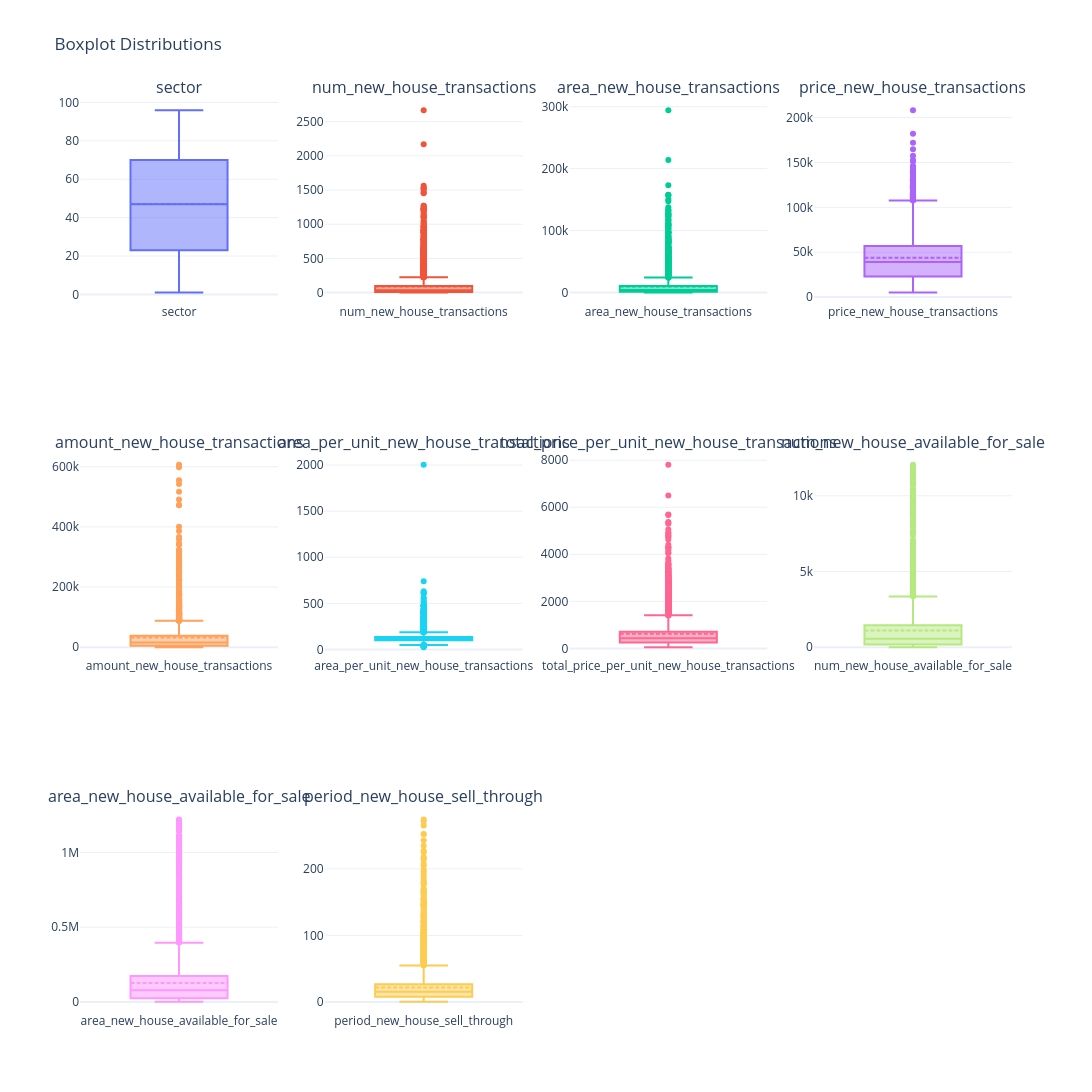

Source (notebook cell):
### Markdown cell above
> Almost distributions are right skew and have long-tailed

- Real estate market highly heterogeneous
- Long-tail transaction behavior
- Suggesting class segmentation
- Supply concentration exists
- Existence of potential outliers/mega projects 
- Like non-linear relationships

### Code cell
cols = new_trans.select_dtypes(['int64', 'float64']).columns.to_list()

# Tạo subplot
fig = sp.make_subplots(
    rows=3,
    cols=4,
    subplot_titles=cols
)

# Loop từng cột
for i, col in enumerate(cols):

    row = i // 4 + 1
    col_pos = i % 4 + 1

    data = new_trans[col].dropna()

    # Boxplot
    box = go.Box(
        y=data,
        name=col,
        boxmean=True,      # hiện mean
        showlegend=False
    )

    fig.add_trace(box, row=row, col=col_pos)

# Layout
fig.update_layout(
    height=1600,
    width=1200,
    title_text="Boxplot Distributions",
    template="plotly_white"
)

fig.show()

### Figure 1 — Plotly figure (JSON) as saved in the notebook; plotly's stock layout.template omitted (floating-point values rounded to 4 significant figures; data arrays with more than 128 entries replaced by an {"elided": "..."} marker saying what was removed)
{"data": [{"boxmean": true, "name": "sector", "showlegend": false, "type": "box", "xaxis": "x", "y": {"elided": "5433 int values"}, "yaxis": "y"}, {"boxmean": true, "name": "num_new_house_transactions", "showlegend": false, "type": "box", "xaxis": "x2", "y": {"elided": "5433 int values"}, "yaxis": "y2"}, {"boxmean": true, "name": "area_new_house_transactions", "showlegend": false, "type": "box", "xaxis": "x3", "y": {"elided": "5433 int values"}, "yaxis": "y3"}, {"boxmean": true, "name": "price_new_house_transactions", "showlegend": false, "type": "box", "xaxis": "x4", "y": {"elided": "5433 int values"}, "yaxis": "y4"}, {"boxmean": true, "name": "amount_new_house_transactions", "showlegend": false, "type": "box", "xaxis": "x5", "y": {"elided": "5433 float values"}, "yaxis": "y5"}, {"boxmean": true, "name": "area_per_unit_new_house_transactions", "showlegend": false, "type": "box", "xaxis": "x6", "y": {"elided": "5433 int values"}, "yaxis": "y6"}, {"boxmean": true, "name": "total_price_per_unit_new_house_transactions", "showlegend": false, "type": "box", "xaxis": "x7", "y": {"elided": "5433 float values"}, "yaxis": "y7"}, {"boxmean": true, "name": "num_new_house_available_for_sale", "showlegend": false, "type": "box", "xaxis": "x8", "y": {"elided": "5419 float values"}, "yaxis": "y8"}, {"boxmean": true, "name": "area_new_house_available_for_sale", "showlegend": false, "type": "box", "xaxis": "x9", "y": {"elided": "5419 float values"}, "yaxis": "y9"}, {"boxmean": true, "name": "period_new_house_sell_through", "showlegend": false, "type": "box", "xaxis": "x10", "y": {"elided": "5419 float values"}, "yaxis": "y10"}], "layout": {"annotations": [{"font": {"size": 16}, "showarrow": false, "text": "sector", "x": 0.1062, "xanchor": "center", "xref": "paper", "y": 1, "yanchor": "bottom", "yref": "paper"}, {"font": {"size": 16}, "showarrow": false, "text": "num_new_house_transactions", "x": 0.3688, "xanchor": "center", "xref": "paper", "y": 1, "yanchor": "bottom", "yref": "paper"}, {"font": {"size": 16}, "showarrow": false, "text": "area_new_house_transactions", "x": 0.6313, "xanchor": "center", "xref": "paper", "y": 1, "yanchor": "bottom", "yref": "paper"}, {"font": {"size": 16}, "showarrow": false, "text": "price_new_house_transactions", "x": 0.8938, "xanchor": "center", "xref": "paper", "y": 1, "yanchor": "bottom", "yref": "paper"}, {"font": {"size": 16}, "showarrow": false, "text": "amount_new_house_transactions", "x": 0.1062, "xanchor": "center", "xref": "paper", "y": 0.6111, "yanchor": "bottom", "yref": "paper"}, {"font": {"size": 16}, "showarrow": false, "text": "area_per_unit_new_house_transactions", "x": 0.3688, "xanchor": "center", "xref": "paper", "y": 0.6111, "yanchor": "bottom", "yref": "paper"}, {"font": {"size": 16}, "showarrow": false, "text": "total_price_per_unit_new_house_transactions", "x": 0.6313, "xanchor": "center", "xref": "paper", "y": 0.6111, "yanchor": "bottom", "yref": "paper"}, {"font": {"size": 16}, "showarrow": false, "text": "num_new_house_available_for_sale", "x": 0.8938, "xanchor": "center", "xref": "paper", "y": 0.6111, "yanchor": "bottom", "yref": "paper"}, {"font": {"size": 16}, "showarrow": false, "text": "area_new_house_available_for_sale", "x": 0.1062, "xanchor": "center", "xref": "paper", "y": 0.2222, "yanchor": "bottom", "yref": "paper"}, {"font": {"size": 16}, "showarrow": false, "text": "period_new_house_sell_through", "x": 0.3688, "xanchor": "center", "xref": "paper", "y": 0.2222, "yanchor": "bottom", "yref": "paper"}], "height": 1600, "title": {"text": "Boxplot Distributions"}, "width": 1200, "xaxis": {"anchor": "y", "domain": [0, 0.2125]}, "xaxis10": {"anchor": "y10", "domain": [0.2625, 0.475]}, "xaxis11": {"anchor": "y11", "domain": [0.525, 0.7375]}, "xaxis12": {"anchor": "y12", "domain": [0.7875, 1]}, "xaxis2": {"anchor": "y2", "domain": [0.2625, 0.475]}, "xaxis3": {"anchor": "y3", "domain": [0.525, 0.7375]}, "xaxis4": {"anchor": "y4", "domain": [0.7875, 1]}, "xaxis5": {"anchor": "y5", "domain": [0, 0.2125]}, "xaxis6": {"anchor": "y6", "domain": [0.2625, 0.475]}, "xaxis7": {"anchor": "y7", "domain": [0.525, 0.7375]}, "xaxis8": {"anchor": "y8", "domain": [0.7875, 1]}, "xaxis9": {"anchor": "y9", "domain": [0, 0.2125]}, "yaxis": {"anchor": "x", "domain": [0.7778, 1]}, "yaxis10": {"anchor": "x10", "domain": [0, 0.2222]}, "yaxis11": {"anchor": "x11", "domain": [0, 0.2222]}, "yaxis12": {"anchor": "x12", "domain": [0, 0.2222]}, "yaxis2": {"anchor": "x2", "domain": [0.7778, 1]}, "yaxis3": {"anchor": "x3", "domain": [0.7778, 1]}, "yaxis4": {"anchor": "x4", "domain": [0.7778, 1]}, "yaxis5": {"anchor": "x5", "domain": [0.3889, 0.6111]}, "yaxis6": {"anchor": "x6", "domain": [0.3889, 0.6111]}, "yaxis7": {"anchor": "x7", "domain": [0.3889, 0.6111]}, "yaxis8": {"anchor": "x8", "domain": [0.3889, 0.6111]}, "yaxis9": {"anchor": "x9", "domain": [0, 0.2222]}}}
